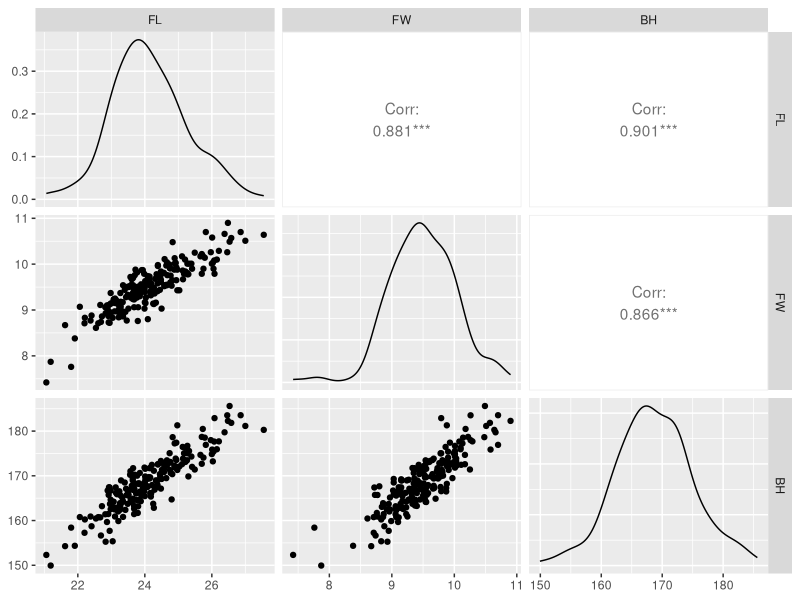

Source code (R):
## ---- chunk 1
knitr::opts_chunk$set(echo = TRUE)
library(tidyverse)
library(knitr)
library(GGally)
## ---- chunk 2
height <- read_csv("height.csv", show_col_types=FALSE)
## ---- chunk 3
ggpairs(height, columns = c(2:3,1))
## ---- chunk 4
height_model <- lm(BH ~ FL + FW , data=height)
summary(height_model)
